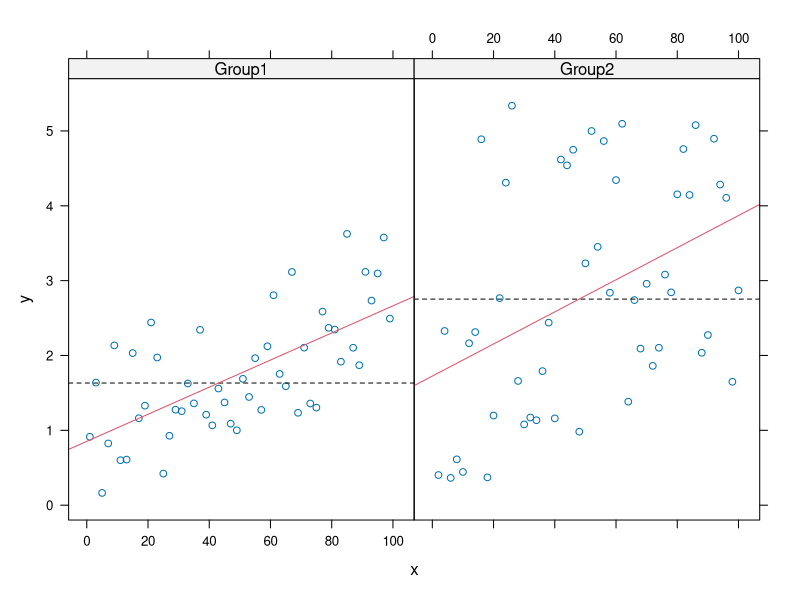

R code for this plot:
library(lattice)
library(datasets)

#--------------------------------------------------------
# basic x-y
x<-1:100
y<-rnorm(1:100)

# y~x is the formula of y and x
# f * g are conditioning variable (optional)
# data is the lookup table
p<-xyplot(y~x)
#print(p) #need to call in print



# This means:
#   "Plot y and x for all categorical levels for each " f x g " sets in data"
#p<-xyplot(y~x | f*g, data)
#print(p)

#--------------------------------------------------------
# From the airquality data, draw scatter plot of Ozone and Wind
# lattice1.png
p<-xyplot(Ozone~Wind,airquality)
#print(p)

# Draw Ozone and Wind scatter "for each" Month categories
#lattice2.png
p<-xyplot(Ozone~Wind | Month,airquality)
#print(p)

# optional:
# Layout - force to 1 row or resize the drawing window.
# lattice3.png
# 
p<-xyplot(Ozone~Wind | Month,airquality, layout=c(5,1))
#print(p)

# but wait, the label for each month just repeating like "Month"
# how do I show "5" or "6" instead?

# Solution: you neeed categorical data using Month
# Therefore, each row contains Month value as number
# lattice4.png
p<-xyplot(Ozone~Wind | factor(Month),airquality)
#print(p)

# lattice function does not draw, but you have to specify which device to draw
# In this example, i'm using print function to specify the screen device.
# The advantage is, you might save the object for later usage...

#--------------------------------------------------------------------------
# Panelling in Lattice

#--------------------------------------------------------
# basic x-y
set.seed(2)
x<-1:100
grp<-1:2
# function f - let's create 2 groups
y<-abs(grp*rnorm(1:100)) + x/60# some random things
f<-factor(grp, labels=c("Group1","Group2"))


# draw xy over f groups
# lattice5.png
p<-xyplot(y~x|f)
#print(p)

# draw mean and lm per panel callback example
# lattice6.png
# x and y will be passed in the panel callback's arguments
p<-xyplot(y~x|f, panel = function(x,y,...){
  panel.xyplot(x,y,...)           # call base plot first
  panel.abline(h=median(y),lty=2) # mean line type 2 = dotted
  panel.lmline(x,y,col=2)         # regression line color=red  
})
print(p)



















